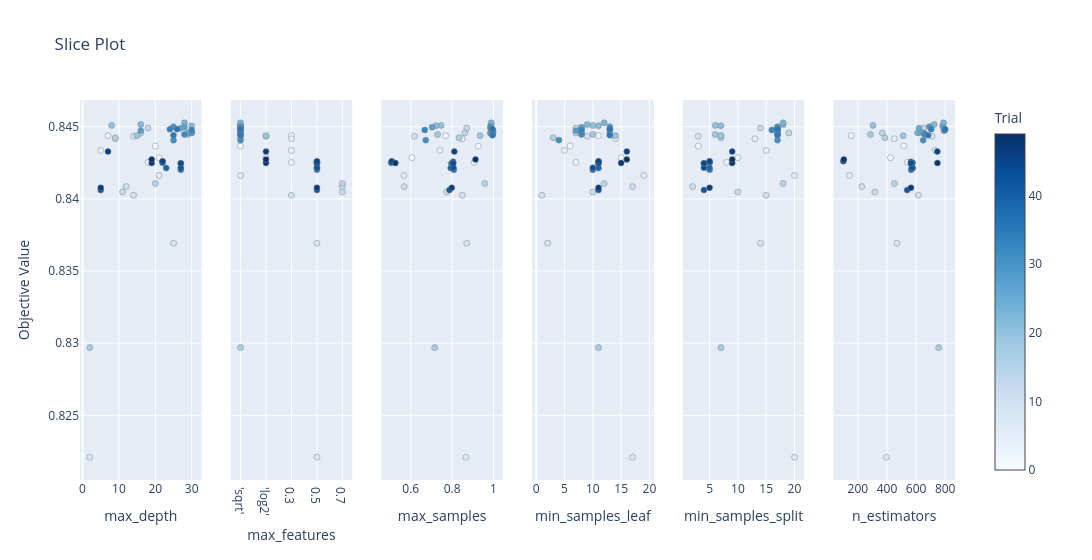

Write notebook code for a chart like this one.
### Code cell
# slice plot -- individual parameter effect on objective
optuna.visualization.plot_slice(study)

### Figure 1 — Plotly figure (JSON) as saved in the notebook; plotly's stock layout.template omitted (floating-point values rounded to 4 significant figures)
{"data": [{"marker": {"color": [0, 1, 2, 3, 4, 5, 6, 7, 8, 9, 10, 11, 12, 13, 14, 15, 16, 17, 18, 19, 20, 21, 22, 23, 24, 25, 26, 27, 28, 29, 30, 31, 32, 33, 34, 35, 36, 37, 38, 39, 40, 41, 42, 43, 44, 45, 46, 47, 48, 49], "colorbar": {"title": {"text": "Trial"}, "x": 1, "xpad": 40}, "colorscale": [[0, "rgb(247,251,255)"], [0.125, "rgb(222,235,247)"], [0.25, "rgb(198,219,239)"], [0.375, "rgb(158,202,225)"], [0.5, "rgb(107,174,214)"], [0.625, "rgb(66,146,198)"], [0.75, "rgb(33,113,181)"], [0.875, "rgb(8,81,156)"], [1, "rgb(8,48,107)"]], "line": {"color": "Grey", "width": 0.5}, "showscale": true}, "mode": "markers", "name": "Feasible Trial", "showlegend": false, "type": "scatter", "x": [20, 21, 7, 18, 5, 9, 21, 2, 25, 14, 14, 12, 11, 18, 16, 20, 9, 2, 29, 15, 8, 30, 16, 28, 29, 27, 30, 28, 16, 30, 25, 25, 28, 30, 24, 25, 26, 27, 27, 23, 22, 22, 5, 27, 27, 22, 7, 5, 19, 19], "xaxis": "x", "y": [0.8437, 0.8429, 0.8444, 0.8425, 0.8434, 0.8442, 0.8416, 0.8221, 0.8369, 0.8443, 0.8402, 0.8409, 0.8405, 0.8449, 0.8446, 0.8411, 0.8442, 0.8297, 0.8445, 0.8444, 0.8451, 0.8451, 0.8452, 0.8453, 0.8446, 0.8449, 0.8446, 0.845, 0.8447, 0.8446, 0.845, 0.8441, 0.8445, 0.8448, 0.8448, 0.8444, 0.8448, 0.842, 0.8425, 0.8421, 0.8426, 0.8425, 0.8406, 0.8422, 0.8425, 0.8426, 0.8433, 0.8408, 0.8425, 0.8427], "yaxis": "y"}, {"marker": {"color": [0, 6, 13, 14, 16, 17, 18, 20, 21, 22, 23, 24, 25, 26, 27, 28, 29, 30, 31, 32, 33, 34, 35, 36, 1, 9, 19, 46, 48, 49, 2, 3, 4, 5, 10, 7, 8, 37, 38, 39, 40, 41, 42, 43, 44, 45, 47, 11, 12, 15], "colorbar": {"title": {"text": "Trial"}, "x": 1, "xpad": 40}, "colorscale": [[0, "rgb(247,251,255)"], [0.125, "rgb(222,235,247)"], [0.25, "rgb(198,219,239)"], [0.375, "rgb(158,202,225)"], [0.5, "rgb(107,174,214)"], [0.625, "rgb(66,146,198)"], [0.75, "rgb(33,113,181)"], [0.875, "rgb(8,81,156)"], [1, "rgb(8,48,107)"]], "line": {"color": "Grey", "width": 0.5}, "showscale": false}, "mode": "markers", "name": "Feasible Trial", "showlegend": false, "type": "scatter", "x": ["'sqrt'", "'sqrt'", "'sqrt'", "'sqrt'", "'sqrt'", "'sqrt'", "'sqrt'", "'sqrt'", "'sqrt'", "'sqrt'", "'sqrt'", "'sqrt'", "'sqrt'", "'sqrt'", "'sqrt'", "'sqrt'", "'sqrt'", "'sqrt'", "'sqrt'", "'sqrt'", "'sqrt'", "'sqrt'", "'sqrt'", "'sqrt'", "'log2'", "'log2'", "'log2'", "'log2'", "'log2'", "'log2'", "0.3", "0.3", "0.3", "0.3", "0.3", "0.5", "0.5", "0.5", "0.5", "0.5", "0.5", "0.5", "0.5", "0.5", "0.5", "0.5", "0.5", "0.7", "0.7", "0.7"], "xaxis": "x2", "y": [0.8437, 0.8416, 0.8449, 0.8446, 0.8442, 0.8297, 0.8445, 0.8451, 0.8451, 0.8452, 0.8453, 0.8446, 0.8449, 0.8446, 0.845, 0.8447, 0.8446, 0.845, 0.8441, 0.8445, 0.8448, 0.8448, 0.8444, 0.8448, 0.8429, 0.8443, 0.8444, 0.8433, 0.8425, 0.8427, 0.8444, 0.8425, 0.8434, 0.8442, 0.8402, 0.8221, 0.8369, 0.842, 0.8425, 0.8421, 0.8426, 0.8425, 0.8406, 0.8422, 0.8425, 0.8426, 0.8408, 0.8409, 0.8405, 0.8411], "yaxis": "y2"}, {"marker": {"color": [0, 1, 2, 3, 4, 5, 6, 7, 8, 9, 10, 11, 12, 13, 14, 15, 16, 17, 18, 19, 20, 21, 22, 23, 24, 25, 26, 27, 28, 29, 30, 31, 32, 33, 34, 35, 36, 37, 38, 39, 40, 41, 42, 43, 44, 45, 46, 47, 48, 49], "colorbar": {"title": {"text": "Trial"}, "x": 1, "xpad": 40}, "colorscale": [[0, "rgb(247,251,255)"], [0.125, "rgb(222,235,247)"], [0.25, "rgb(198,219,239)"], [0.375, "rgb(158,202,225)"], [0.5, "rgb(107,174,214)"], [0.625, "rgb(66,146,198)"], [0.75, "rgb(33,113,181)"], [0.875, "rgb(8,81,156)"], [1, "rgb(8,48,107)"]], "line": {"color": "Grey", "width": 0.5}, "showscale": false}, "mode": "markers", "name": "Feasible Trial", "showlegend": false, "type": "scatter", "x": [0.9262, 0.605, 0.7679, 0.9073, 0.7406, 0.8489, 0.5666, 0.8669, 0.8705, 0.618, 0.849, 0.5685, 0.7731, 0.8703, 0.8611, 0.9577, 0.8335, 0.7153, 0.7296, 0.9354, 0.7468, 0.7226, 0.988, 0.9886, 0.9841, 0.9858, 0.998, 0.7031, 0.9978, 0.9886, 0.9851, 0.6724, 0.9968, 0.6675, 0.9923, 0.9946, 0.9955, 0.8081, 0.7965, 0.7929, 0.8048, 0.5054, 0.7872, 0.8063, 0.8052, 0.508, 0.8104, 0.798, 0.5257, 0.9129], "xaxis": "x3", "y": [0.8437, 0.8429, 0.8444, 0.8425, 0.8434, 0.8442, 0.8416, 0.8221, 0.8369, 0.8443, 0.8402, 0.8409, 0.8405, 0.8449, 0.8446, 0.8411, 0.8442, 0.8297, 0.8445, 0.8444, 0.8451, 0.8451, 0.8452, 0.8453, 0.8446, 0.8449, 0.8446, 0.845, 0.8447, 0.8446, 0.845, 0.8441, 0.8445, 0.8448, 0.8448, 0.8444, 0.8448, 0.842, 0.8425, 0.8421, 0.8426, 0.8425, 0.8406, 0.8422, 0.8425, 0.8426, 0.8433, 0.8408, 0.8425, 0.8427], "yaxis": "y3"}, {"marker": {"color": [0, 1, 2, 3, 4, 5, 6, 7, 8, 9, 10, 11, 12, 13, 14, 15, 16, 17, 18, 19, 20, 21, 22, 23, 24, 25, 26, 27, 28, 29, 30, 31, 32, 33, 34, 35, 36, 37, 38, 39, 40, 41, 42, 43, 44, 45, 46, 47, 48, 49], "colorbar": {"title": {"text": "Trial"}, "x": 1, "xpad": 40}, "colorscale": [[0, "rgb(247,251,255)"], [0.125, "rgb(222,235,247)"], [0.25, "rgb(198,219,239)"], [0.375, "rgb(158,202,225)"], [0.5, "rgb(107,174,214)"], [0.625, "rgb(66,146,198)"], [0.75, "rgb(33,113,181)"], [0.875, "rgb(8,81,156)"], [1, "rgb(8,48,107)"]], "line": {"color": "Grey", "width": 0.5}, "showscale": false}, "mode": "markers", "name": "Feasible Trial", "showlegend": false, "type": "scatter", "x": [6, 15, 11, 7, 5, 14, 19, 17, 2, 9, 1, 17, 10, 7, 7, 12, 3, 11, 10, 14, 10, 11, 9, 12, 8, 8, 8, 8, 7, 13, 13, 4, 8, 8, 13, 13, 13, 10, 11, 11, 11, 11, 11, 10, 11, 11, 16, 11, 15, 16], "xaxis": "x4", "y": [0.8437, 0.8429, 0.8444, 0.8425, 0.8434, 0.8442, 0.8416, 0.8221, 0.8369, 0.8443, 0.8402, 0.8409, 0.8405, 0.8449, 0.8446, 0.8411, 0.8442, 0.8297, 0.8445, 0.8444, 0.8451, 0.8451, 0.8452, 0.8453, 0.8446, 0.8449, 0.8446, 0.845, 0.8447, 0.8446, 0.845, 0.8441, 0.8445, 0.8448, 0.8448, 0.8444, 0.8448, 0.842, 0.8425, 0.8421, 0.8426, 0.8425, 0.8406, 0.8422, 0.8425, 0.8426, 0.8433, 0.8408, 0.8425, 0.8427], "yaxis": "y4"}, {"marker": {"color": [0, 1, 2, 3, 4, 5, 6, 7, 8, 9, 10, 11, 12, 13, 14, 15, 16, 17, 18, 19, 20, 21, 22, 23, 24, 25, 26, 27, 28, 29, 30, 31, 32, 33, 34, 35, 36, 37, 38, 39, 40, 41, 42, 43, 44, 45, 46, 47, 48, 49], "colorbar": {"title": {"text": "Trial"}, "x": 1, "xpad": 40}, "colorscale": [[0, "rgb(247,251,255)"], [0.125, "rgb(222,235,247)"], [0.25, "rgb(198,219,239)"], [0.375, "rgb(158,202,225)"], [0.5, "rgb(107,174,214)"], [0.625, "rgb(66,146,198)"], [0.75, "rgb(33,113,181)"], [0.875, "rgb(8,81,156)"], [1, "rgb(8,48,107)"]], "line": {"color": "Grey", "width": 0.5}, "showscale": false}, "mode": "markers", "name": "Feasible Trial", "showlegend": false, "type": "scatter", "x": [3, 10, 7, 8, 15, 13, 20, 20, 14, 3, 15, 2, 10, 14, 19, 18, 7, 7, 6, 7, 6, 7, 18, 18, 17, 17, 17, 17, 17, 17, 17, 17, 17, 16, 17, 17, 17, 5, 4, 5, 5, 5, 4, 4, 4, 5, 9, 5, 9, 9], "xaxis": "x5", "y": [0.8437, 0.8429, 0.8444, 0.8425, 0.8434, 0.8442, 0.8416, 0.8221, 0.8369, 0.8443, 0.8402, 0.8409, 0.8405, 0.8449, 0.8446, 0.8411, 0.8442, 0.8297, 0.8445, 0.8444, 0.8451, 0.8451, 0.8452, 0.8453, 0.8446, 0.8449, 0.8446, 0.845, 0.8447, 0.8446, 0.845, 0.8441, 0.8445, 0.8448, 0.8448, 0.8444, 0.8448, 0.842, 0.8425, 0.8421, 0.8426, 0.8425, 0.8406, 0.8422, 0.8425, 0.8426, 0.8433, 0.8408, 0.8425, 0.8427], "yaxis": "y5"}, {"marker": {"color": [0, 1, 2, 3, 4, 5, 6, 7, 8, 9, 10, 11, 12, 13, 14, 15, 16, 17, 18, 19, 20, 21, 22, 23, 24, 25, 26, 27, 28, 29, 30, 31, 32, 33, 34, 35, 36, 37, 38, 39, 40, 41, 42, 43, 44, 45, 46, 47, 48, 49], "colorbar": {"title": {"text": "Trial"}, "x": 1, "xpad": 40}, "colorscale": [[0, "rgb(247,251,255)"], [0.125, "rgb(222,235,247)"], [0.25, "rgb(198,219,239)"], [0.375, "rgb(158,202,225)"], [0.5, "rgb(107,174,214)"], [0.625, "rgb(66,146,198)"], [0.75, "rgb(33,113,181)"], [0.875, "rgb(8,81,156)"], [1, "rgb(8,48,107)"]], "line": {"color": "Grey", "width": 0.5}, "showscale": false}, "mode": "markers", "name": "Feasible Trial", "showlegend": false, "type": "scatter", "x": [516, 424, 154, 541, 732, 451, 142, 396, 469, 710, 616, 227, 317, 651, 368, 451, 386, 755, 287, 511, 304, 783, 724, 789, 611, 620, 634, 786, 792, 655, 692, 649, 659, 798, 704, 683, 800, 566, 565, 578, 565, 576, 539, 571, 565, 100, 746, 565, 747, 104], "xaxis": "x6", "y": [0.8437, 0.8429, 0.8444, 0.8425, 0.8434, 0.8442, 0.8416, 0.8221, 0.8369, 0.8443, 0.8402, 0.8409, 0.8405, 0.8449, 0.8446, 0.8411, 0.8442, 0.8297, 0.8445, 0.8444, 0.8451, 0.8451, 0.8452, 0.8453, 0.8446, 0.8449, 0.8446, 0.845, 0.8447, 0.8446, 0.845, 0.8441, 0.8445, 0.8448, 0.8448, 0.8444, 0.8448, 0.842, 0.8425, 0.8421, 0.8426, 0.8425, 0.8406, 0.8422, 0.8425, 0.8426, 0.8433, 0.8408, 0.8425, 0.8427], "yaxis": "y6"}], "layout": {"title": {"text": "Slice Plot"}, "width": 1800, "xaxis": {"anchor": "y", "domain": [0, 0.1389], "title": {"text": "max_depth"}}, "xaxis2": {"anchor": "y2", "categoryarray": ["'sqrt'", "'log2'", "0.3", "0.5", "0.7"], "categoryorder": "array", "domain": [0.1722, 0.3111], "title": {"text": "max_features"}, "type": "category"}, "xaxis3": {"anchor": "y3", "domain": [0.3444, 0.4833], "title": {"text": "max_samples"}}, "xaxis4": {"anchor": "y4", "domain": [0.5167, 0.6556], "title": {"text": "min_samples_leaf"}}, "xaxis5": {"anchor": "y5", "domain": [0.6889, 0.8278], "title": {"text": "min_samples_split"}}, "xaxis6": {"anchor": "y6", "domain": [0.8611, 1], "title": {"text": "n_estimators"}}, "yaxis": {"anchor": "x", "domain": [0, 1], "title": {"text": "Objective Value"}}, "yaxis2": {"anchor": "x2", "domain": [0, 1], "matches": "y", "showticklabels": false}, "yaxis3": {"anchor": "x3", "domain": [0, 1], "matches": "y", "showticklabels": false}, "yaxis4": {"anchor": "x4", "domain": [0, 1], "matches": "y", "showticklabels": false}, "yaxis5": {"anchor": "x5", "domain": [0, 1], "matches": "y", "showticklabels": false}, "yaxis6": {"anchor": "x6", "domain": [0, 1], "matches": "y", "showticklabels": false}}}
